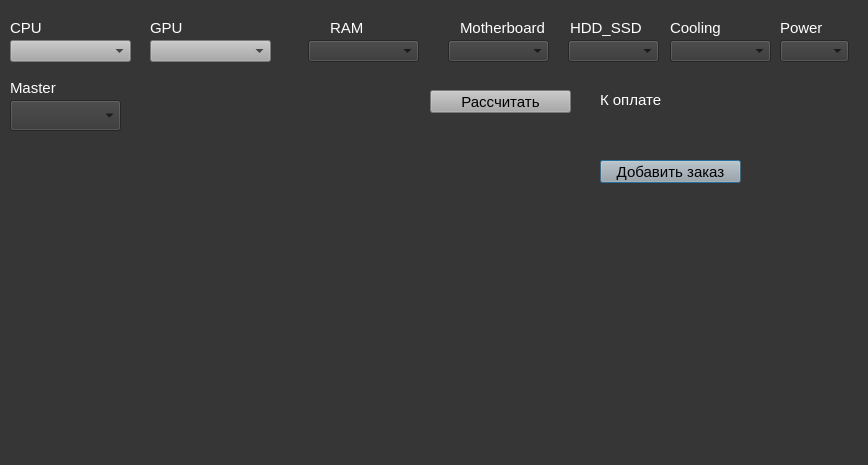
<?xml version="1.0" encoding="UTF-8"?>
<ui version="4.0">
 <class>Dialog</class>
 <widget class="QDialog" name="Dialog">
  <property name="geometry">
   <rect>
    <x>0</x>
    <y>0</y>
    <width>868</width>
    <height>465</height>
   </rect>
  </property>
  <property name="windowTitle">
   <string>Dialog</string>
  </property>
  <property name="styleSheet">
   <string notr="true">background-color: rgb(54, 54, 54)</string>
  </property>
  <widget class="QComboBox" name="brand">
   <property name="geometry">
    <rect>
     <x>10</x>
     <y>40</y>
     <width>121</width>
     <height>22</height>
    </rect>
   </property>
   <property name="styleSheet">
    <string notr="true">background-color:rgb(167, 168, 167)</string>
   </property>
  </widget>
  <widget class="QComboBox" name="model">
   <property name="geometry">
    <rect>
     <x>150</x>
     <y>40</y>
     <width>121</width>
     <height>22</height>
    </rect>
   </property>
   <property name="styleSheet">
    <string notr="true">background-color:rgb(167, 168, 167)</string>
   </property>
  </widget>
  <widget class="QLabel" name="brand_2">
   <property name="geometry">
    <rect>
     <x>10</x>
     <y>20</y>
     <width>81</width>
     <height>16</height>
    </rect>
   </property>
   <property name="font">
    <font>
     <pointsize>11</pointsize>
    </font>
   </property>
   <property name="styleSheet">
    <string notr="true">color:rgb(255, 255, 255)</string>
   </property>
   <property name="text">
    <string>CPU</string>
   </property>
  </widget>
  <widget class="QLabel" name="label">
   <property name="geometry">
    <rect>
     <x>150</x>
     <y>20</y>
     <width>101</width>
     <height>16</height>
    </rect>
   </property>
   <property name="font">
    <font>
     <pointsize>11</pointsize>
    </font>
   </property>
   <property name="styleSheet">
    <string notr="true">color:rgb(255, 255, 255)</string>
   </property>
   <property name="text">
    <string>GPU</string>
   </property>
  </widget>
  <widget class="QLabel" name="label_5">
   <property name="geometry">
    <rect>
     <x>600</x>
     <y>90</y>
     <width>161</width>
     <height>20</height>
    </rect>
   </property>
   <property name="font">
    <font>
     <pointsize>11</pointsize>
    </font>
   </property>
   <property name="styleSheet">
    <string notr="true">color:rgb(255, 255, 255)</string>
   </property>
   <property name="text">
    <string>К оплате</string>
   </property>
  </widget>
  <widget class="QLabel" name="for_payment">
   <property name="geometry">
    <rect>
     <x>600</x>
     <y>120</y>
     <width>161</width>
     <height>20</height>
    </rect>
   </property>
   <property name="font">
    <font>
     <pointsize>11</pointsize>
    </font>
   </property>
   <property name="styleSheet">
    <string notr="true">color:rgb(255, 255, 255)</string>
   </property>
   <property name="text">
    <string/>
   </property>
  </widget>
  <widget class="QPushButton" name="creat_order_but">
   <property name="geometry">
    <rect>
     <x>600</x>
     <y>160</y>
     <width>141</width>
     <height>23</height>
    </rect>
   </property>
   <property name="maximumSize">
    <size>
     <width>250</width>
     <height>200</height>
    </size>
   </property>
   <property name="styleSheet">
    <string notr="true">background-color:rgb(167, 168, 167); font-size:11pt;</string>
   </property>
   <property name="text">
    <string>Добавить заказ</string>
   </property>
  </widget>
  <widget class="QPushButton" name="calculate">
   <property name="geometry">
    <rect>
     <x>430</x>
     <y>90</y>
     <width>141</width>
     <height>23</height>
    </rect>
   </property>
   <property name="maximumSize">
    <size>
     <width>250</width>
     <height>200</height>
    </size>
   </property>
   <property name="styleSheet">
    <string notr="true">background-color:rgb(167, 168, 167); font-size:11pt;</string>
   </property>
   <property name="text">
    <string>Рассчитать</string>
   </property>
  </widget>
  <widget class="QComboBox" name="comboBox">
   <property name="geometry">
    <rect>
     <x>308</x>
     <y>40</y>
     <width>111</width>
     <height>22</height>
    </rect>
   </property>
  </widget>
  <widget class="QComboBox" name="comboBox_2">
   <property name="geometry">
    <rect>
     <x>448</x>
     <y>40</y>
     <width>101</width>
     <height>22</height>
    </rect>
   </property>
  </widget>
  <widget class="QComboBox" name="comboBox_3">
   <property name="geometry">
    <rect>
     <x>568</x>
     <y>40</y>
     <width>91</width>
     <height>22</height>
    </rect>
   </property>
  </widget>
  <widget class="QComboBox" name="comboBox_4">
   <property name="geometry">
    <rect>
     <x>670</x>
     <y>40</y>
     <width>101</width>
     <height>22</height>
    </rect>
   </property>
  </widget>
  <widget class="QComboBox" name="comboBox_5">
   <property name="geometry">
    <rect>
     <x>780</x>
     <y>40</y>
     <width>69</width>
     <height>22</height>
    </rect>
   </property>
  </widget>
  <widget class="QLabel" name="brand_3">
   <property name="geometry">
    <rect>
     <x>780</x>
     <y>20</y>
     <width>81</width>
     <height>16</height>
    </rect>
   </property>
   <property name="font">
    <font>
     <pointsize>11</pointsize>
    </font>
   </property>
   <property name="styleSheet">
    <string notr="true">color:rgb(255, 255, 255)</string>
   </property>
   <property name="text">
    <string>Power</string>
   </property>
  </widget>
  <widget class="QLabel" name="label_6">
   <property name="geometry">
    <rect>
     <x>330</x>
     <y>20</y>
     <width>101</width>
     <height>16</height>
    </rect>
   </property>
   <property name="font">
    <font>
     <pointsize>11</pointsize>
    </font>
   </property>
   <property name="styleSheet">
    <string notr="true">color:rgb(255, 255, 255)</string>
   </property>
   <property name="text">
    <string>RAM</string>
   </property>
  </widget>
  <widget class="QLabel" name="label_7">
   <property name="geometry">
    <rect>
     <x>460</x>
     <y>20</y>
     <width>101</width>
     <height>16</height>
    </rect>
   </property>
   <property name="font">
    <font>
     <pointsize>11</pointsize>
    </font>
   </property>
   <property name="styleSheet">
    <string notr="true">color:rgb(255, 255, 255)</string>
   </property>
   <property name="text">
    <string>Motherboard</string>
   </property>
  </widget>
  <widget class="QLabel" name="label_8">
   <property name="geometry">
    <rect>
     <x>570</x>
     <y>20</y>
     <width>101</width>
     <height>16</height>
    </rect>
   </property>
   <property name="font">
    <font>
     <pointsize>11</pointsize>
    </font>
   </property>
   <property name="styleSheet">
    <string notr="true">color:rgb(255, 255, 255)</string>
   </property>
   <property name="text">
    <string>HDD_SSD</string>
   </property>
  </widget>
  <widget class="QLabel" name="label_9">
   <property name="geometry">
    <rect>
     <x>670</x>
     <y>20</y>
     <width>101</width>
     <height>16</height>
    </rect>
   </property>
   <property name="font">
    <font>
     <pointsize>11</pointsize>
    </font>
   </property>
   <property name="styleSheet">
    <string notr="true">color:rgb(255, 255, 255)</string>
   </property>
   <property name="text">
    <string>Cooling</string>
   </property>
  </widget>
  <widget class="QComboBox" name="comboBox_6">
   <property name="geometry">
    <rect>
     <x>10</x>
     <y>100</y>
     <width>111</width>
     <height>31</height>
    </rect>
   </property>
  </widget>
  <widget class="QLabel" name="brand_4">
   <property name="geometry">
    <rect>
     <x>10</x>
     <y>80</y>
     <width>81</width>
     <height>16</height>
    </rect>
   </property>
   <property name="font">
    <font>
     <pointsize>11</pointsize>
    </font>
   </property>
   <property name="styleSheet">
    <string notr="true">color:rgb(255, 255, 255)</string>
   </property>
   <property name="text">
    <string>Master</string>
   </property>
  </widget>
 </widget>
 <resources/>
 <connections/>
</ui>
